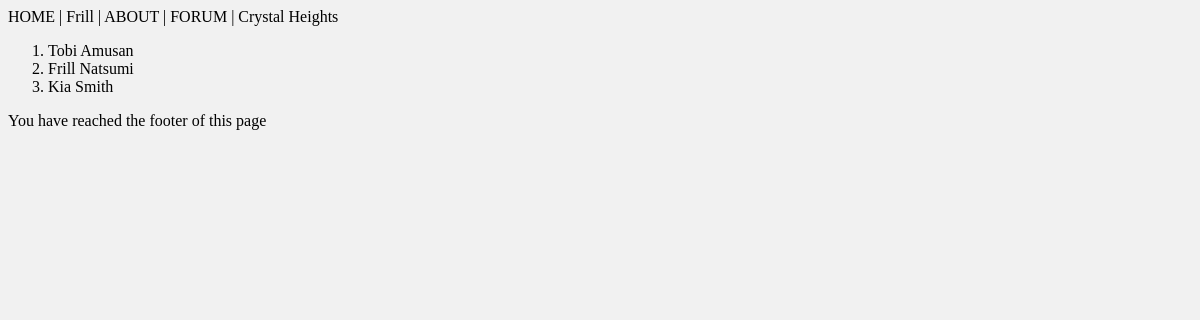
Page /testing/ on the earlier database version.
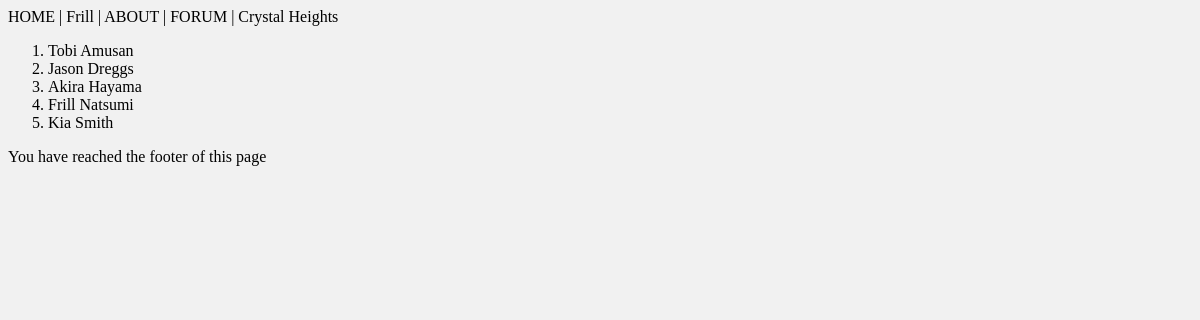
Same page on the later database version.
### students/models.py (models this page shows, shortened)
class Student(models.Model):
    firstname = models.CharField(max_length=255)
    lastname = models.CharField(max_length=255)
    phone_number = models.IntegerField(null=True)
    email = models.EmailField(null=True)
    date_joined = models.DateField(null=True)

### students/views.py (the view)
# urls.py: path('testing/', views.testing, name='testing'),
def testing(request):
  data = Student.objects.all().order_by('lastname', '-id').values()
  template = loader.get_template('testing.html')
  context = {
    "data": data,
  }
  return HttpResponse(template.render(context, request))

### students/templates/testing.html
<!DOCTYPE html>
{% load static %}
<html lang="en">
<link rel="stylesheet" href="{% static 'style.css' %}">
<body>
    {% include 'menu.html' with me='Frill' sponsor="Crystal Heights" %}
    <ol>
        {% for x in data %}
        <li>{{ x.firstname }} {{ x.lastname }} </li>
        {% endfor %}
    </ol>
    {% include 'footer.html' %}
</body>
</html>

### students/templates/menu.html
<div>HOME | {{ me }} | ABOUT | FORUM | {{ sponsor }}</div>

Differences in the rows shown:
added Student: firstname "Jason", lastname "Dreggs"
added Student: firstname "Akira", lastname "Hayama"
